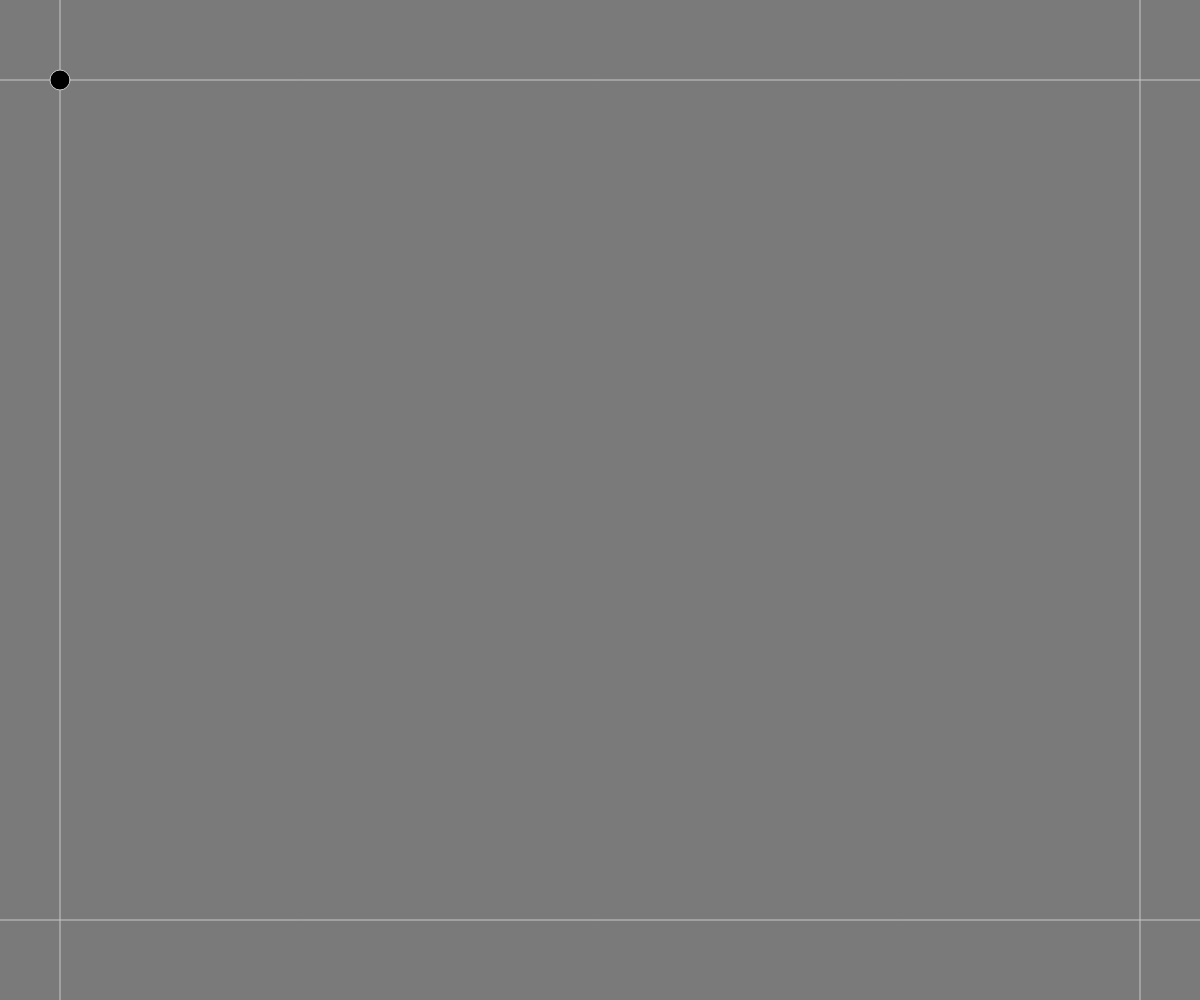
Frame 1 (no input)
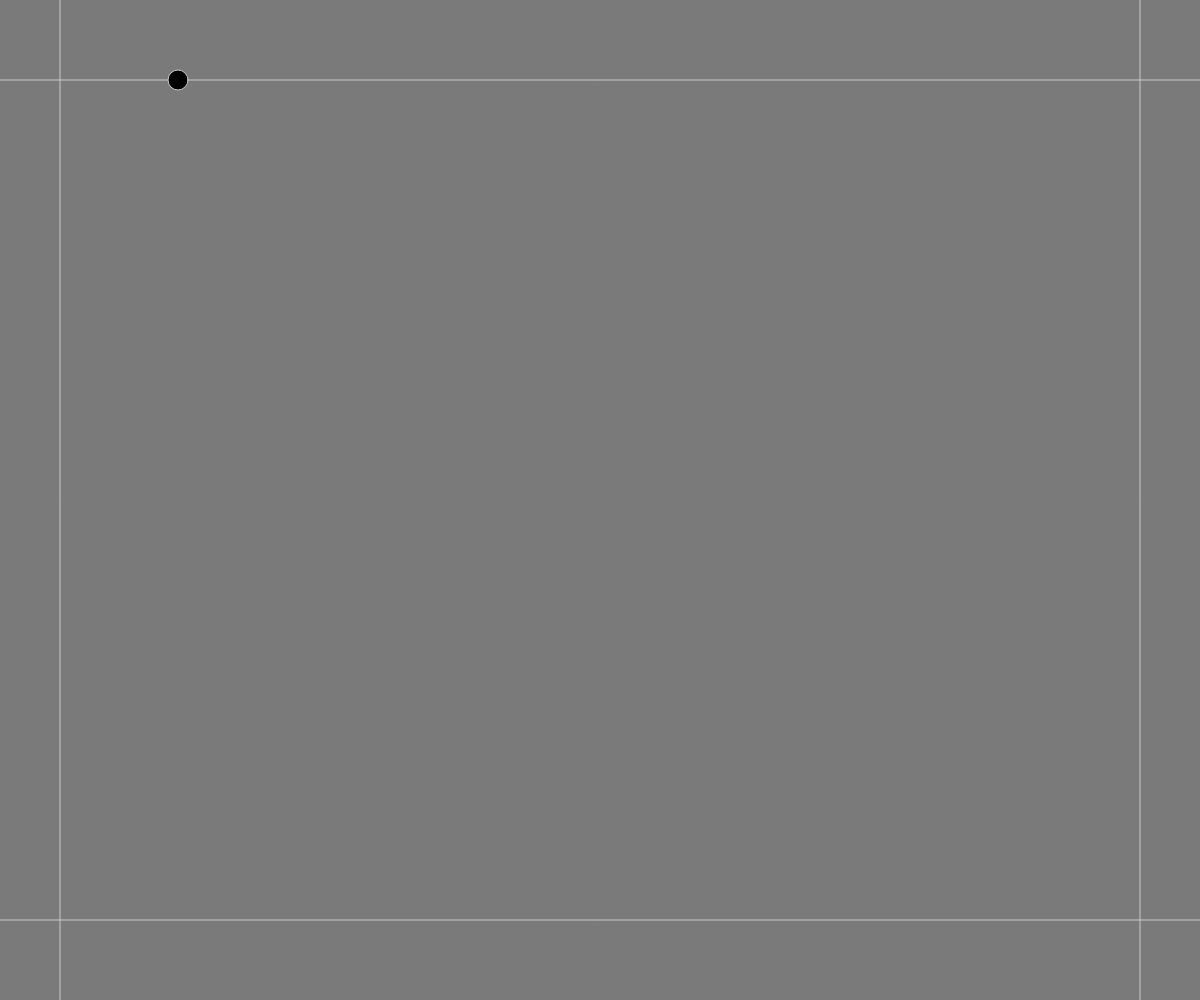
Frame 60 (no input)
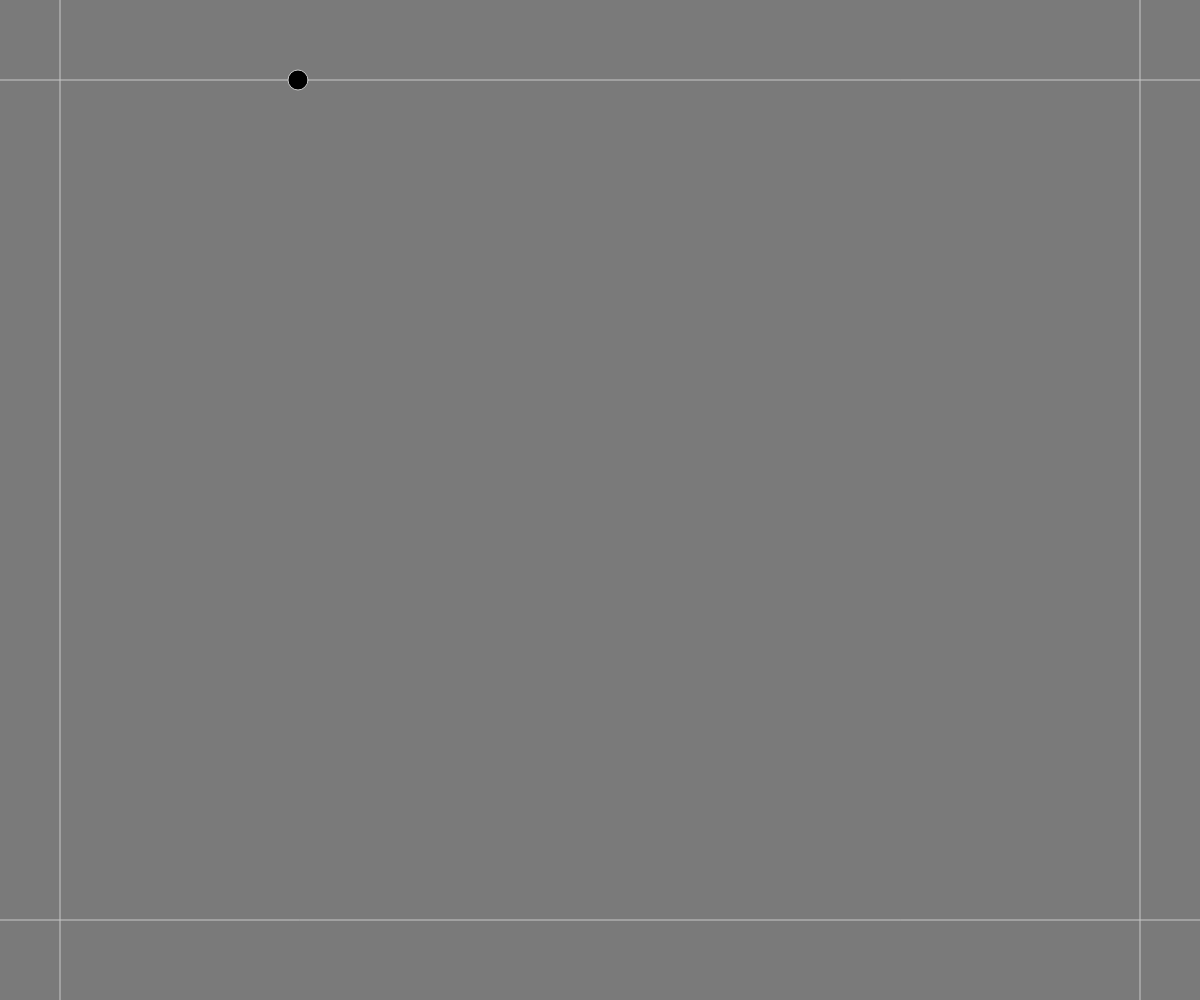
Frame 120 (the mouse pressed at the canvas centre since frame 60)

The p5.js sketch that drew these frames (run headless with seeded random() and noise() and a simulated clock; from frame 60 on, the mouse is pressed at the canvas centre):

// p5.js sketch
// ── sketch.js
var v1, v2;
var marginLR, marginTB;

function setup() {
  createCanvas(windowWidth, windowHeight);
 
  marginLR = 0.05 * width;
  marginTB = 0.08 * height;
  
  v1 = createVector(marginLR, marginTB);
  v2 = createVector(2, 0);
}

function draw() {
  background(122);
  stroke(200);
  line(marginLR, 0, marginLR, height);
  line(width - marginLR, 0, width - marginLR, height);
  line(0, marginTB, width, marginTB);
  line(0, height-marginTB, width, height-marginTB);
  fill(0);
  ellipse(v1.x, v1.y, 0.02 * height, 0.02 * height);
  if(v1.x <= width - marginLR) {
    v1.add(v2);  
  } else {
    v1.y += 0.1 * height;
    v1.x = marginLR;
  }
}

function windowResized() {
  resizeCanvas(windowWidth, windowHeight);
  marginLR = 0.05 * windowWidth;
  marginTB = 0.08 * windowHeight;
}
